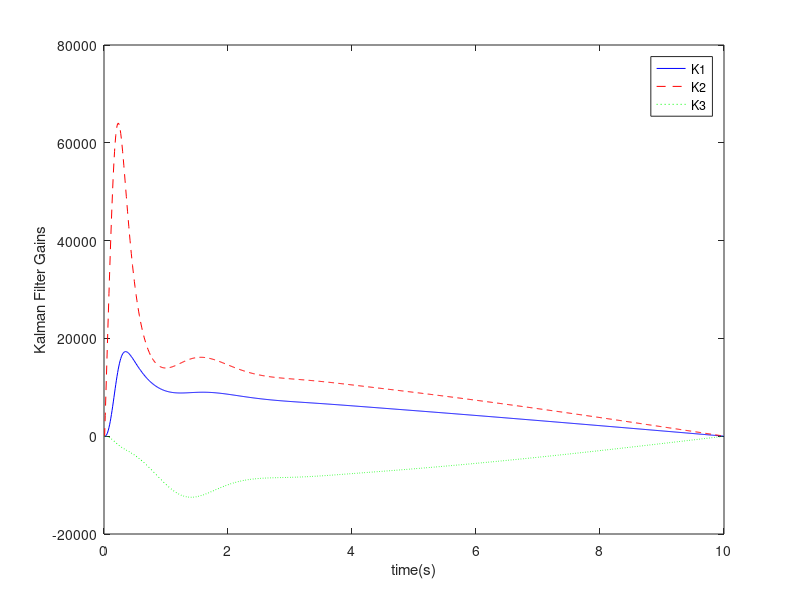
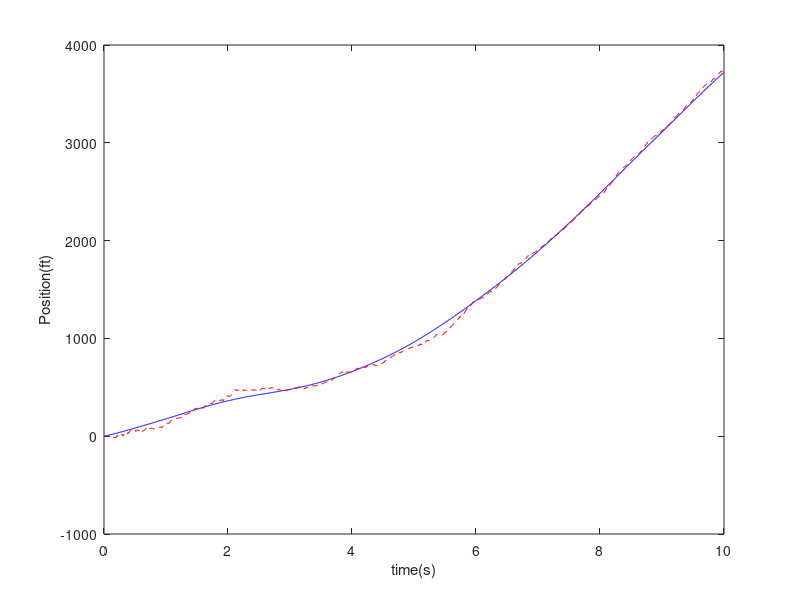
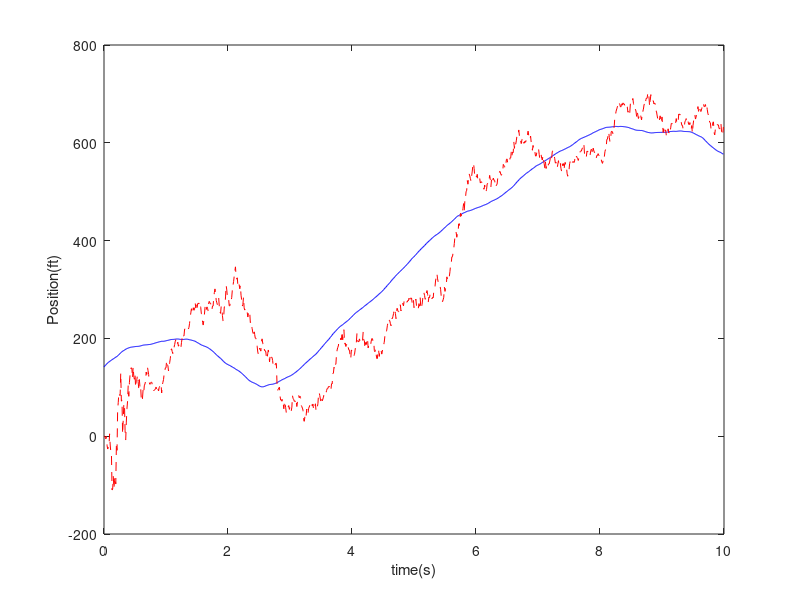
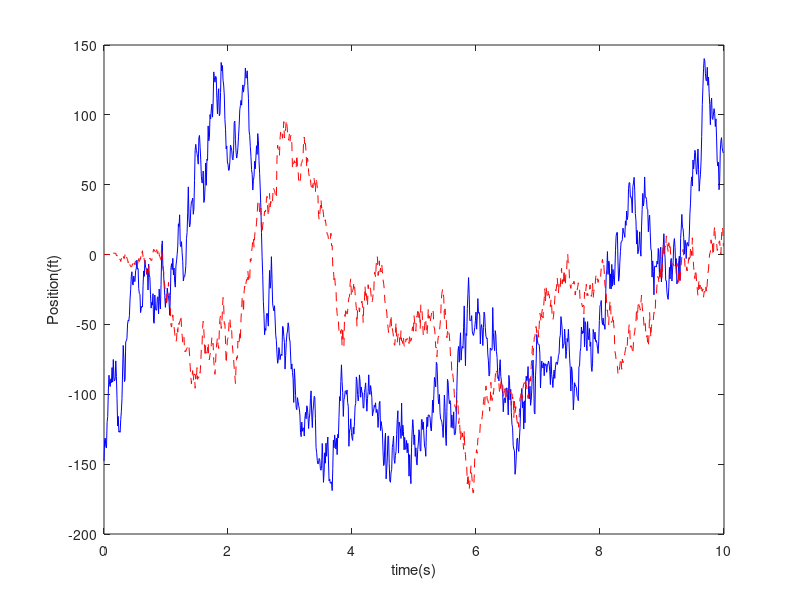

These figures' MATLAB source, in order:
% ---------------------------------------------------
% MAE 271B Project
% Zhiyuan Cao
% 02/27/17
% ---------------------------------------------------
clc;clear;
% ---------------------------------------------------
% GLOBAL CONSTANTS
% ---------------------------------------------------
vc = 300;                        % ft/sec
tf = 10;                         % sec
R1 = 15e-6;                      % rad^2sec
R2 = 1.67e-3;                    % rad^2sec^3
tau = 2;                         % sec
dt = 0.01;                       % sec
sdt = sqrt(dt);                  % sqrt(dt)
t = linspace(0, tf-dt, tf/dt)';  % discrete t
m = length(t);
num_sim = 1;
% ---------------------------------------------------
% STATS
% ---------------------------------------------------
y_mea = 0;
v_mea = 0;
a_mea = 0;
n_mea =0;                       
y_sig = 0;
v_sig = 200;
v_var = 200^2;
a_sig = 100;
a_var = 100^2;
V = zeros(1, m);                  % State Noise PSD
for ii = 1 : m
    V(ii) = R1 + R2/((tf-t(ii))^2);
end
% -----------------------------------------------
% STATE SPACE
% -----------------------------------------------
F = [0 1 0; 0 0 -1; 0 0 -1/tau];
B = [0 1 0]';
G = [0 0 1]';
W = G*a_sig^2*G';
H = zeros(3, m);                 % Measurement Matrix
M = zeros(3, 3, m);
for ii = 1 : m
    H(:, ii) = [1/(vc*(tf-t(ii))) 0 0];
    M(:, :, ii) = H(:, ii)*H(:, ii)'/V(ii);
end
% ---------------------------------------------------
% Main Loop
% ---------------------------------------------------
for ij = 1:num_sim
    % -------------------------------------------
    % DATA STRUCTURE
    % -------------------------------------------
    Wat = zeros(1, m);          % Process Noise   
    x = zeros(3, m);            % Actual State x
    dx = zeros (3, m);          % Actual Delta x
    n = zeros(1, m);            % State Noise
    z = zeros(1, m);            % Measurement
    xhat = zeros(3, m);         % Estimate State x
    dxh = zeros(3, m);          % Estimate Delta x  
    P = zeros(3, 3, m);         % Variance
    K = zeros(3, m);            % Kalman Gain
    err = zeros(3, m);          % Error
    res = zeros(1, m);          % Residues
    % -----------------------------------------------
    % INITILIZE VALUES
    % -----------------------------------------------
    v0 = normrnd(v_mea, v_sig);
    a0 = normrnd(a_mea, a_sig);   
    Wat(1) = normrnd(a_mea, a_sig/sdt);
    x(:, 1) = [0, v0, a0]';
    dx(:, 1) = F*x(:, 1) + G*Wat(1);
    n(1) = normrnd(0, sqrt(V(1)/dt));    
    z(:, 1) = H(:, 1)'*x(:, 1) + n(1);
    P(:, :, 1) = [0 0 0; 0 v_var 0; 0 0 a_var];
    K(:, 1) = P(:, :, 1)*H(:, 1)/V(1);   
    % -----------------------------------------------
    % UPDATE 
    % -----------------------------------------------         
    for ii = 1 : m - 1          
        % UPDATE VARIANCE
        dp = F*P(:, :, ii) + P(:, :, ii)*F'...
            - P(:, :, ii)*M(:, :, ii)*P(:, :, ii)...
            + W;
        P(:, :, ii + 1) = P(:, :, ii) + dp*dt;
        % UPDATE KALMAN GAIN
        K(:, ii + 1) = P(:, :, ii)*H(:, ii)/V(ii); % ii+1?        
        % UPDATE INPUT
        Wat(ii + 1) = normrnd(a_mea, sqrt(a_var/dt)); 
        n(ii + 1) = normrnd(n_mea, sqrt(V(ii)/dt));        
        % UPDATE ACTUAL STATE        
        dx(:, ii + 1) = F*x(:, ii) + G*Wat(ii + 1);
        x(:, ii + 1) = x(:, ii) + dx(:, ii + 1)*dt;
        z(:, ii + 1) = H(:, ii)'*x(:, ii + 1) + n(ii + 1);
        % UPDATE ESTIMATE STATE
        dxh(:, ii + 1) = F*xhat(:, ii) + K(:, ii + 1)...
            *(z(:, ii + 1) - H(:, ii)'*xhat(:, ii));
        xhat(:, ii + 1) = xhat(:, ii) + dxh(:, ii + 1)*dt;
    end  
end

% ---------------------------------------------------
% PLOTS
% ---------------------------------------------------
figure (1), plot(t, K(1, :), 'b'),
hold on,    plot(t, K(2, :), 'r--'),
hold on,    plot(t, K(3, :), 'g:'),
hold off,
xlabel('time(s)') % x-axis label
ylabel('Kalman Filter Gains') % y-axis label
legend('K1', 'K2', 'K3');

figure (2), plot(t, x(1, :), 'b-'),
hold on,    plot(t, xhat(1,:), 'r--')
hold off,
xlabel('time(s)') % x-axis label
ylabel('Position(ft)'); % y-axis label

figure (3), plot(t, x(2, :), 'b-');
hold on,    plot(t, xhat(2,:), 'r--')
hold off,
xlabel('time(s)') % x-axis label
ylabel('Position(ft)'); % y-axis label

figure (4), plot(t, x(3, :), 'b-'),
hold on,    plot(t, xhat(3,:), 'r--')
hold off,
xlabel('time(s)') % x-axis label
ylabel('Position(ft)'); % y-axis label